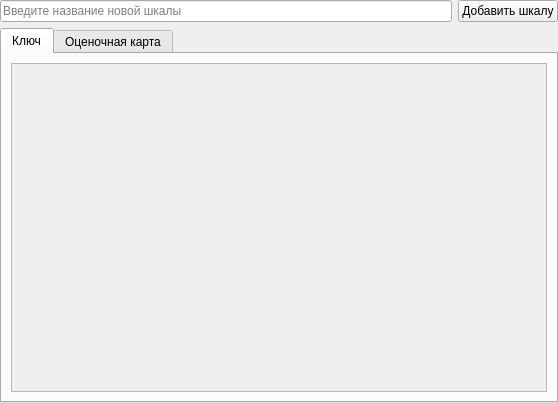
<?xml version="1.0" encoding="UTF-8"?>
<ui version="4.0">
 <class>ScalesContainer</class>
 <widget class="QWidget" name="ScalesContainer">
  <property name="geometry">
   <rect>
    <x>0</x>
    <y>0</y>
    <width>558</width>
    <height>403</height>
   </rect>
  </property>
  <property name="windowTitle">
   <string>Form</string>
  </property>
  <layout class="QVBoxLayout" name="verticalLayout" stretch="0,1">
   <property name="leftMargin">
    <number>0</number>
   </property>
   <property name="topMargin">
    <number>0</number>
   </property>
   <property name="rightMargin">
    <number>0</number>
   </property>
   <property name="bottomMargin">
    <number>0</number>
   </property>
   <item>
    <layout class="QHBoxLayout" name="horizontalLayout">
     <item>
      <widget class="QLineEdit" name="scaleName">
       <property name="placeholderText">
        <string>Введите название новой шкалы</string>
       </property>
      </widget>
     </item>
     <item>
      <widget class="QPushButton" name="addScalesBtn">
       <property name="toolTip">
        <string>Шкала будет добавлена как в ключ,
так и в оценочную карту</string>
       </property>
       <property name="text">
        <string>Добавить шкалу</string>
       </property>
      </widget>
     </item>
    </layout>
   </item>
   <item>
    <widget class="QTabWidget" name="tabWidget">
     <property name="currentIndex">
      <number>0</number>
     </property>
     <widget class="QWidget" name="keyTab">
      <attribute name="title">
       <string>Ключ</string>
      </attribute>
      <layout class="QVBoxLayout" name="verticalLayout_2">
       <item>
        <widget class="QScrollArea" name="keyScrollArea">
         <property name="sizePolicy">
          <sizepolicy hsizetype="Preferred" vsizetype="Preferred">
           <horstretch>0</horstretch>
           <verstretch>0</verstretch>
          </sizepolicy>
         </property>
         <property name="widgetResizable">
          <bool>true</bool>
         </property>
         <widget class="QWidget" name="key">
          <property name="geometry">
           <rect>
            <x>0</x>
            <y>0</y>
            <width>532</width>
            <height>326</height>
           </rect>
          </property>
          <layout class="QVBoxLayout" name="verticalLayout_4"/>
         </widget>
        </widget>
       </item>
      </layout>
     </widget>
     <widget class="QWidget" name="evaluationMapTab">
      <attribute name="title">
       <string>Оценочная карта</string>
      </attribute>
      <layout class="QVBoxLayout" name="verticalLayout_3">
       <item>
        <widget class="QScrollArea" name="evaluationMapScrollArea">
         <property name="widgetResizable">
          <bool>true</bool>
         </property>
         <widget class="QWidget" name="evaluationMap">
          <property name="geometry">
           <rect>
            <x>0</x>
            <y>0</y>
            <width>523</width>
            <height>317</height>
           </rect>
          </property>
          <layout class="QVBoxLayout" name="verticalLayout_5"/>
         </widget>
        </widget>
       </item>
      </layout>
     </widget>
    </widget>
   </item>
  </layout>
 </widget>
 <resources/>
 <connections/>
</ui>
